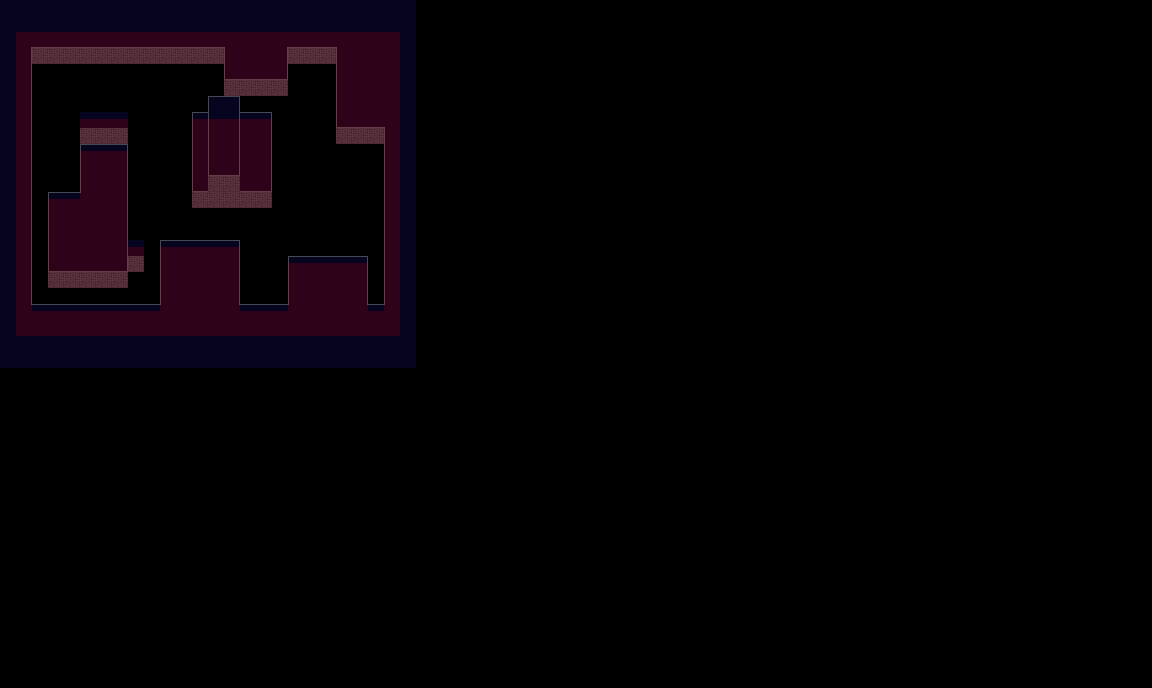

Rendered tile map (Tiled .tmx) drawn with the repository's tilesets; below, a short description and the map source with its tile grids summarised:
An orthogonal 72x43 tile map with 16x16 px tiles, 3 tile layers (MainLayer, OverLayer, Collision), 2 tilesets.

<map version="1.10" tiledversion="1.11.2" orientation="orthogonal" renderorder="right-down" width="72" height="43" tilewidth="16" tileheight="16" infinite="0" nextlayerid="4" nextobjectid="1">
 <tileset firstgid="1" source="../tilesets/tileset.tsx" />
 <tileset firstgid="257" name="collision_vis" tilewidth="16" tileheight="16" tilecount="2" columns="2">
  <image source="../tilesets/collision_vis.png" width="32" height="16" />
 </tileset>
 <layer id="1" name="MainLayer" class="main_layer" width="72" height="43">
  <data>[3096 cells, 405 non-empty, 6 distinct tile ids]</data>
 </layer>
 <layer id="3" name="OverLayer" class="over_layer" width="72" height="43">
  <data>[3096 cells, 0 non-empty, 0 distinct tile ids]</data>
 </layer>
 <layer id="2" name="Collision" class="collision" width="72" height="43" opacity="0.16">
  <data>[3096 cells, 261 non-empty, 2 distinct tile ids]</data>
 </layer>
</map>
